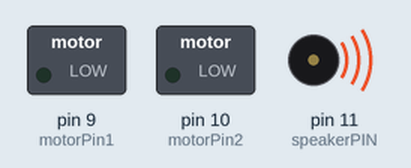
A sketch run on a simulated Arduino Uno, built with avr-gcc and run on an emulated ATmega328P. Parts: switched loads named in the sketch (green lamp = pin HIGH), buzzer (waves = sounding). What the sketch prints to the serial monitor is not drawn.

Above: at 0.5 s.
At 1.5 s:
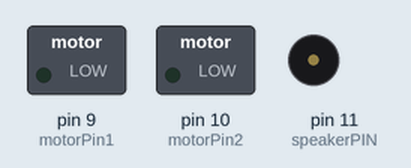
Timing chart, 0 to 3.0 s (numbered marks = the images above):
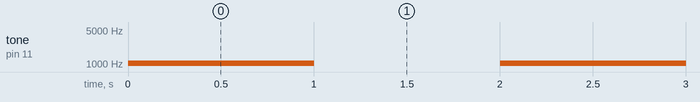

The sketch:

CymbalMonkeyIntegration.ino
```cpp
#include <stdio.h>
#include <math.h>
//#include <Speaker.h>

#define Octave 6

//Music Notes based on Octave--
#define C 16.3516*pow(2,Octave)
#define D 18.35405*pow(2,Octave)
#define E 20.60172*pow(2,Octave)
#define F 21.82676*pow(2,Octave)
#define G 24.49971*pow(2,Octave)
#define A 27.5*pow(2,Octave)
#define B 30.86771*pow(2,Octave)
#define high_C 32.70320*pow(2,Octave)
#define rest 0

#define speakerPIN 11
#define motorPin1 9
#define motorPin2 10


int songLength = 54;
int notes[] = {C, rest, C, rest, C, rest, D, rest, E, rest, E, rest, D, rest, E, rest, F, rest, G, rest, high_C, rest, high_C, rest, high_C, rest, G, rest, G, rest, G, rest, E, rest, E, rest, E, rest, C, rest, C, rest, C, rest, G, rest, F, rest, E, rest, D, rest, C, rest};
int beats[] = {2,1,2,1,2,1,1,1,2,1,2,1,1,1,2,1,1,1,6,1,1,1,1,1,1,1,1,1,1,1,1,1,1,1,1,1,1,1,1,1,1,1,1,1,2,1,1,1,2,1,1,1,5,1};

int noteIndex = 0;
int song_tempo = 250;
int motorSpeed = 0;//50;

int tempo = 50;

bool motorClockwise = true;
void setup() {
  // put your setup code here, to run once:
  //pinMode(speakerPIN, OUTPUT);
  //pinMode(motorPIN, OUTPUT);
  Serial.begin(9600);
}

void loop() {
  // put your main code here, to run repeatedly:

  if (notes[noteIndex] != rest) {

    Serial.print(notes[noteIndex]);
    Serial.print("\n");
    if (motorClockwise == true) {
      Serial.print("Move clockwise\n");
      analogWrite(motorPin1, motorSpeed);
      analogWrite(motorPin2, 0);
      motorClockwise = false;
    }
    else {
      Serial.print("Move counterclockwise\n");
      analogWrite(motorPin1, 0);
      analogWrite(motorPin2, motorSpeed);
      motorClockwise = true;
    }
  }
  else {
    analogWrite(motorPin1, 0);
    analogWrite(motorPin2, 0);
  }


  tone(speakerPIN, notes[noteIndex], beats[noteIndex]*tempo/512);
  noteIndex++;
  if (noteIndex >= songLength) {
    noteIndex = 0;
  }
  delay(1000);
}
```

Measured:
- by itself, tone on pin 11 (speakerPIN): plays 1046 Hz for 1.0 s, 1046 Hz for 1.0 s, 1046 Hz for 1.0 s, 1174 Hz for 1.0 s, 1318 Hz for 1.0 s, 1318 Hz for 1.0 s … (65 notes in this stretch)
